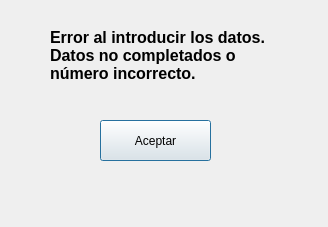
<?xml version="1.0" encoding="UTF-8"?>
<ui version="4.0">
 <class>ErrorWindow</class>
 <widget class="QDialog" name="ErrorWindow">
  <property name="geometry">
   <rect>
    <x>0</x>
    <y>0</y>
    <width>328</width>
    <height>227</height>
   </rect>
  </property>
  <property name="windowTitle">
   <string>Dialog</string>
  </property>
  <widget class="QPushButton" name="pushButton">
   <property name="geometry">
    <rect>
     <x>100</x>
     <y>120</y>
     <width>111</width>
     <height>41</height>
    </rect>
   </property>
   <property name="text">
    <string>Aceptar</string>
   </property>
  </widget>
  <widget class="QLabel" name="label">
   <property name="geometry">
    <rect>
     <x>50</x>
     <y>20</y>
     <width>231</width>
     <height>71</height>
    </rect>
   </property>
   <property name="font">
    <font>
     <pointsize>12</pointsize>
     <weight>75</weight>
     <bold>true</bold>
    </font>
   </property>
   <property name="text">
    <string>Error al introducir los datos.
Datos no completados o
número incorrecto.</string>
   </property>
  </widget>
 </widget>
 <resources/>
 <connections/>
</ui>
